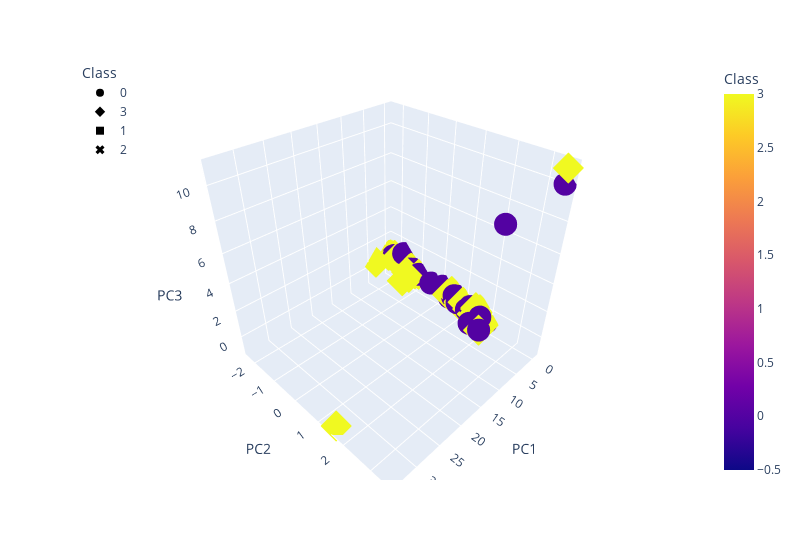

Source (notebook cell):
### Markdown cell above
### Deliverable 4: Visualizing Cryptocurrencies Results

#### 3D-Scatter with Clusters

### Code cell
# Creating a 3D-Scatter with the PCA data and the clusters
fig = px.scatter_3d(
    clustered_df,
    x = "PC1",
    y = "PC2",
    z = "PC3",
    color = "Class",
    symbol = "Class",
    width = 800,
)
fig.update_layout(legend=dict(x=0, y=1))
fig.show()

### Figure 1 — Plotly figure (JSON) as saved in the notebook; plotly's stock layout.template omitted (floating-point values rounded to 4 significant figures; data arrays with more than 128 entries replaced by an {"elided": "..."} marker saying what was removed)
{"data": [{"hovertemplate": "Class=%{marker.color}<br>PC1=%{x}<br>PC2=%{y}<br>PC3=%{z}<extra></extra>", "legendgroup": "0", "marker": {"color": {"elided": "286 int values"}, "coloraxis": "coloraxis", "symbol": "circle"}, "mode": "markers", "name": "0", "scene": "scene", "showlegend": true, "type": "scatter3d", "x": {"elided": "286 float values"}, "y": {"elided": "286 float values"}, "z": {"elided": "286 float values"}}, {"hovertemplate": "Class=%{marker.color}<br>PC1=%{x}<br>PC2=%{y}<br>PC3=%{z}<extra></extra>", "legendgroup": "3", "marker": {"color": {"elided": "239 int values"}, "coloraxis": "coloraxis", "symbol": "diamond"}, "mode": "markers", "name": "3", "scene": "scene", "showlegend": true, "type": "scatter3d", "x": {"elided": "239 float values"}, "y": {"elided": "239 float values"}, "z": {"elided": "239 float values"}}, {"hovertemplate": "Class=%{marker.color}<br>PC1=%{x}<br>PC2=%{y}<br>PC3=%{z}<extra></extra>", "legendgroup": "1", "marker": {"color": [1, 1, 1, 1, 1, 1, 1], "coloraxis": "coloraxis", "symbol": "square"}, "mode": "markers", "name": "1", "scene": "scene", "showlegend": true, "type": "scatter3d", "x": [null, null, null, null, null, null, null], "y": [null, null, null, null, null, null, null], "z": [null, null, null, null, null, null, null]}, {"hovertemplate": "Class=%{marker.color}<br>PC1=%{x}<br>PC2=%{y}<br>PC3=%{z}<extra></extra>", "legendgroup": "2", "marker": {"color": [2], "coloraxis": "coloraxis", "symbol": "x"}, "mode": "markers", "name": "2", "scene": "scene", "showlegend": true, "type": "scatter3d", "x": [null], "y": [null], "z": [null]}], "layout": {"coloraxis": {"colorbar": {"title": {"text": "Class"}}, "colorscale": [[0, "#0d0887"], [0.1111, "#46039f"], [0.2222, "#7201a8"], [0.3333, "#9c179e"], [0.4444, "#bd3786"], [0.5556, "#d8576b"], [0.6667, "#ed7953"], [0.7778, "#fb9f3a"], [0.8889, "#fdca26"], [1, "#f0f921"]]}, "legend": {"title": {"text": "Class"}, "tracegroupgap": 0, "x": 0, "y": 1}, "margin": {"t": 60}, "scene": {"domain": {"x": [0, 1], "y": [0, 1]}, "xaxis": {"title": {"text": "PC1"}}, "yaxis": {"title": {"text": "PC2"}}, "zaxis": {"title": {"text": "PC3"}}}, "width": 800}}
